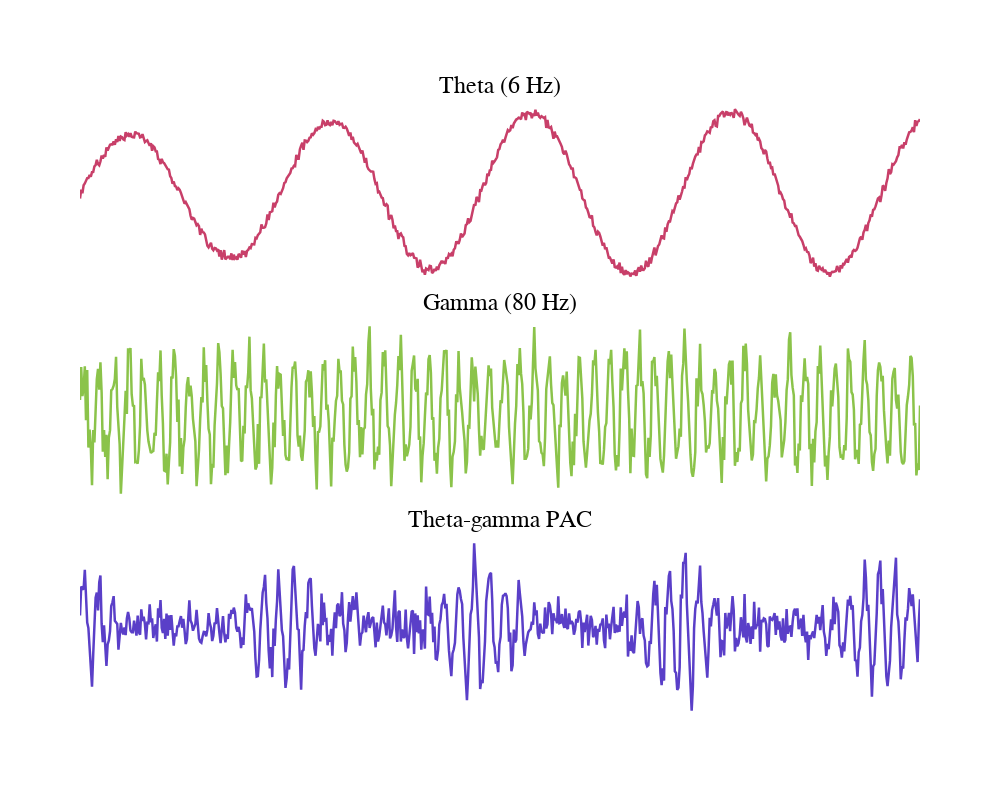

Notebook code for this chart:
### Code cell
import numpy as np
import plotly.graph_objects as go
from plotly.subplots import make_subplots

# Time setup
fs = 1000  # Hz
t = np.arange(0, 0.7, 1/fs)  # 2 seconds

# Frequencies
theta_freq = 6
gamma_freq = 80

# Theta amplitude modulation (slow fluctuation)
theta_amp_mod = 1 + 0.5 * np.sin(2 * np.pi * 0.5 * t)

# Noisy theta
theta = theta_amp_mod * np.sin(2 * np.pi * theta_freq * t)
theta += 0.05 * np.random.randn(len(t))

# Raw gamma (unmodulated)
gamma_raw = np.sin(2 * np.pi * gamma_freq * t)
gamma_raw += 0.3 * np.random.randn(len(t))

# Gamma bursts centered on theta phase = 0
theta_phase = np.angle(np.exp(1j * 2 * np.pi * theta_freq * t))
gamma_burst_mask = np.exp(-((theta_phase / 1.3) ** 2))

# PAC-modulated gamma (amplitude & phase coupling)
gamma_amp_mod = theta_amp_mod * gamma_burst_mask
gamma_pac = gamma_amp_mod * np.sin(2 * np.pi * gamma_freq * t)
gamma_pac += 0.3 * np.random.randn(len(t))

# Create Plotly figure
fig = make_subplots(
    rows=3, cols=1, shared_xaxes=True, vertical_spacing=0.05,
    subplot_titles=(
        "Theta (6 Hz)",
        "Gamma (80 Hz)",
        "Theta-gamma PAC"
    )
)

# Customize subplot title fonts
for annotation in fig['layout']['annotations']:
    annotation.font.size = 24          # Change font size
    annotation.font.family = "Arial"   # Change font family
    annotation.font.color = "black"    # Change font color (e.g., 'gray', '#333333')


# Row 1: Theta
fig.add_trace(go.Scatter(
    x=t, y=theta, mode='lines',
    line=dict(color='#C83F69', width=2.5)), row=1, col=1)

# Row 2: Raw Gamma
fig.add_trace(go.Scatter(
    x=t, y=gamma_raw, mode='lines',
    line=dict(color='#8BC34A', width=2.5)), row=2, col=1)

# Row 3: PAC Gamma
fig.add_trace(go.Scatter(
    x=t, y=gamma_pac, mode='lines',
    line=dict(color='#5A3FC8', width=2.5)), row=3, col=1)

# Layout
fig.update_layout(
    height=800, width=1000,
    template="simple_white",
    font=dict(size=14),
    showlegend=False,
    paper_bgcolor='rgba(0,0,0,0)',   # full figure background
    plot_bgcolor='rgba(0,0,0,0)',
)

# Axes
# fig.update_xaxes(title_text="Time (s)", row=3, col=1)
# for i in range(1, 4):
#     fig.update_yaxes(title_text="Amplitude", row=i, col=1)
fig.update_xaxes(visible=False)
fig.update_yaxes(visible=False)


fig.show()

# save to C:\Users\a1902989\Box\BonoKat\#PhD Adelaide\# schools and conferences\OHBM\poster

### Figure 1 — Plotly figure (JSON) as saved in the notebook; plotly's stock layout.template omitted (floating-point values rounded to 4 significant figures; data arrays with more than 128 entries replaced by an {"elided": "..."} marker saying what was removed)
{"data": [{"line": {"color": "#C83F69", "width": 2.5}, "mode": "lines", "type": "scatter", "x": {"elided": "700 float values"}, "xaxis": "x", "y": {"elided": "700 float values"}, "yaxis": "y"}, {"line": {"color": "#8BC34A", "width": 2.5}, "mode": "lines", "type": "scatter", "x": {"elided": "700 float values"}, "xaxis": "x2", "y": {"elided": "700 float values"}, "yaxis": "y2"}, {"line": {"color": "#5A3FC8", "width": 2.5}, "mode": "lines", "type": "scatter", "x": {"elided": "700 float values"}, "xaxis": "x3", "y": {"elided": "700 float values"}, "yaxis": "y3"}], "layout": {"annotations": [{"font": {"color": "black", "family": "Arial", "size": 24}, "showarrow": false, "text": "Theta (6 Hz)", "x": 0.5, "xanchor": "center", "xref": "paper", "y": 1, "yanchor": "bottom", "yref": "paper"}, {"font": {"color": "black", "family": "Arial", "size": 24}, "showarrow": false, "text": "Gamma (80 Hz)", "x": 0.5, "xanchor": "center", "xref": "paper", "y": 0.65, "yanchor": "bottom", "yref": "paper"}, {"font": {"color": "black", "family": "Arial", "size": 24}, "showarrow": false, "text": "Theta-gamma PAC", "x": 0.5, "xanchor": "center", "xref": "paper", "y": 0.3, "yanchor": "bottom", "yref": "paper"}], "font": {"size": 14}, "height": 800, "paper_bgcolor": "rgba(0,0,0,0)", "plot_bgcolor": "rgba(0,0,0,0)", "showlegend": false, "width": 1000, "xaxis": {"anchor": "y", "domain": [0, 1], "matches": "x3", "showticklabels": false, "visible": false}, "xaxis2": {"anchor": "y2", "domain": [0, 1], "matches": "x3", "showticklabels": false, "visible": false}, "xaxis3": {"anchor": "y3", "domain": [0, 1], "visible": false}, "yaxis": {"anchor": "x", "domain": [0.7, 1], "visible": false}, "yaxis2": {"anchor": "x2", "domain": [0.35, 0.65], "visible": false}, "yaxis3": {"anchor": "x3", "domain": [0, 0.3], "visible": false}}}
